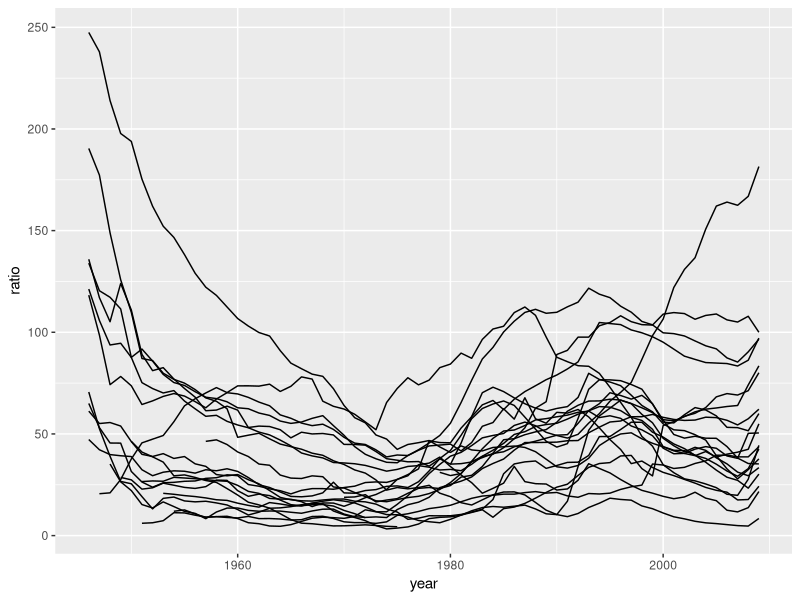
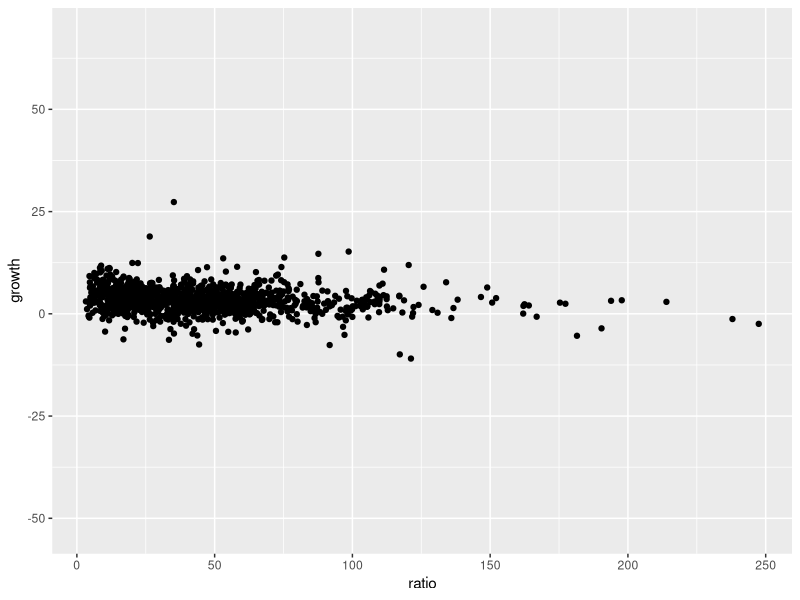
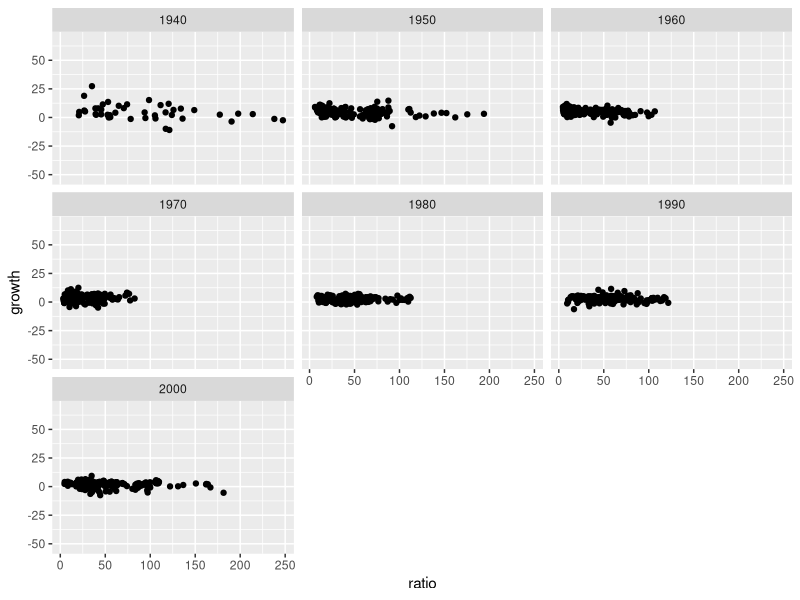
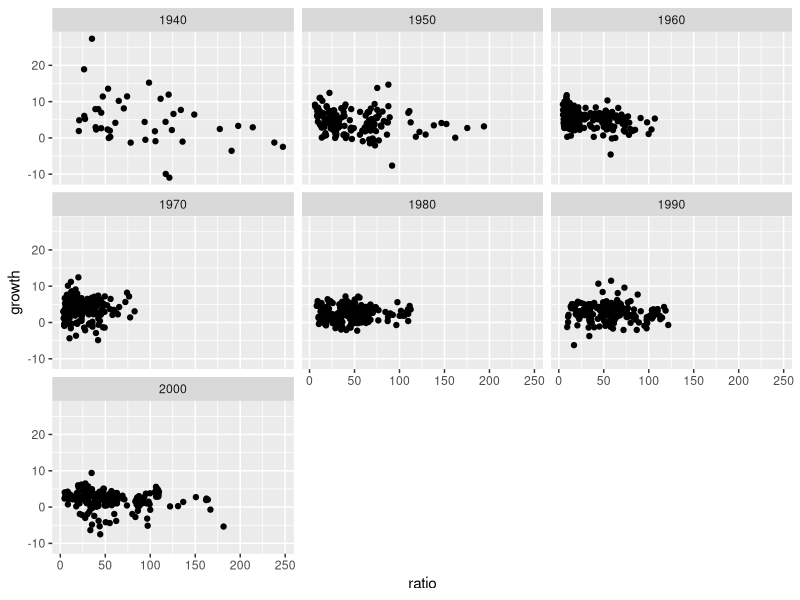
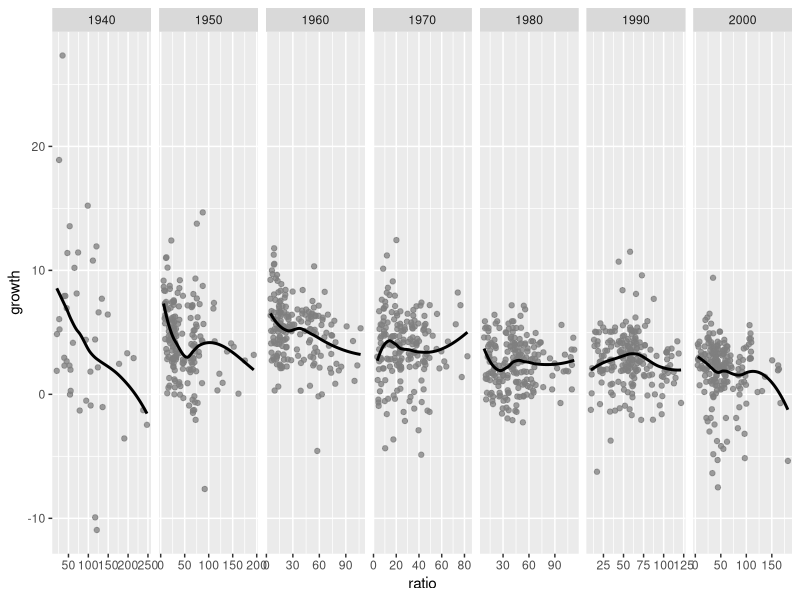
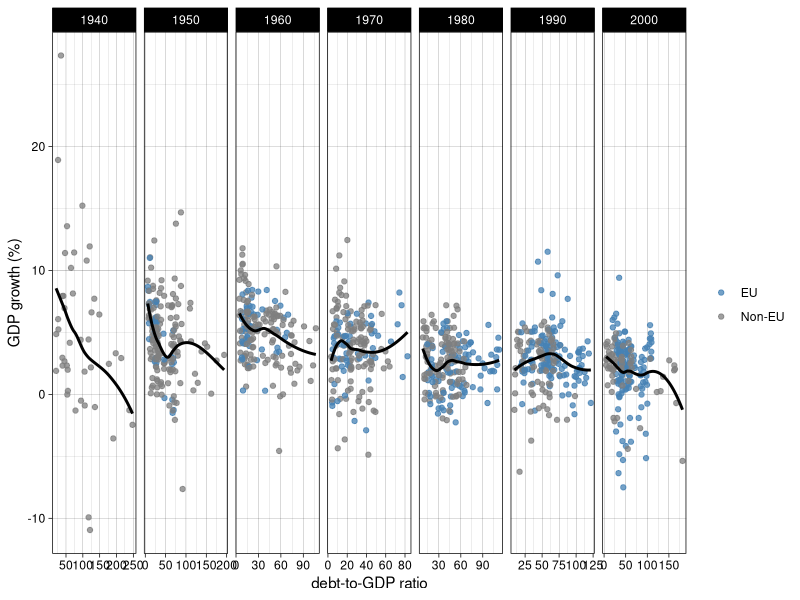
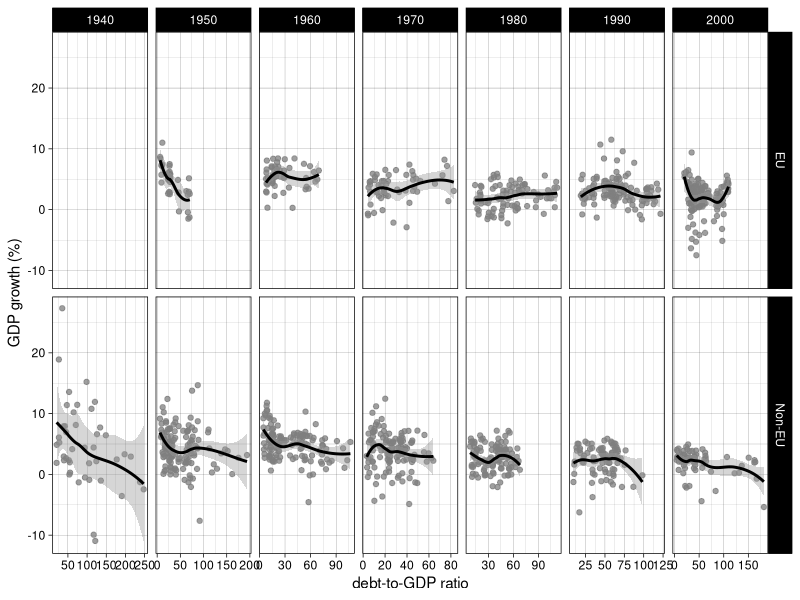

These figures' R source, in order:
# ------------------------------------------------------------------------------
# Reinhart and Rogoff, 'Growth in a time of debt' exercise
#
# A simple example to show how to merge (join) datasets, along with some basic
# data cleaning/preparation steps leading to some descriptive plots.
# ------------------------------------------------------------------------------

library(tidyverse)

# ------------------------------------------------------------------------------
# Step 1: import the two datasets
# ------------------------------------------------------------------------------

# read the 'growth' dataset
growth <- readr::read_csv("data/growth.csv")

# inspect the result
glimpse(growth)

# read the 'debt' dataset
debt <- readr::read_csv("data/debt.csv")

# inspect the result
glimpse(debt)

# ------------------------------------------------------------------------------
# Step 2: join them by country-year
# ------------------------------------------------------------------------------

# note that there are two identifying columns: `country` and `year`
full_join(growth, debt, by = c("country", "year"))

# if you forget the `year` one, chaos will ensue -- you will get two `year`
# columns that really should be only one
full_join(growth, debt, by = "country")

# if you forget the `country` one, chaos will ensue -- same problem as above,
# but with countries instead of years
full_join(growth, debt, by = "year")

# let's save the (correctly) merged dataset
rr <- full_join(growth, debt, by = c("country", "year"))

# ------------------------------------------------------------------------------
# Step 3: explore the data
# ------------------------------------------------------------------------------

# right now, what you have in your dataset are two time series -- here's the
# one for debt-to-GDP ratio:
ggplot(rr, aes(x = year, y = ratio, group = country)) +
  geom_line()

# however, the relationship we are interested in is how this ratio relates to
# the other series, economic growth, so we should be looking at both series
# together:
ggplot(rr, aes(x = ratio, y = growth, group = country)) +
  geom_point()

# visualizing all data points together is inefficient, so let's break it down
# by decade by adding this to the data:
rr$decade <- 10 * rr$year %/% 10

# this allows to break down the plot into small multiples (facets)
ggplot(rr, aes(x = ratio, y = growth, group = country)) +
  geom_point() +
  facet_wrap(~ decade)

# we're getting somewhere, but if you inspect the data, you will find missing
# values -- which can be excluded by using the `tidyr::drop_na` function, which
# will exclude all rows that hold any missing values (more on that later):
ggplot(tidyr::drop_na(rr), aes(x = ratio, y = growth, group = country)) +
  geom_point() +
  facet_wrap(~ decade)

# let's reformulate the two steps above (creating decades and excluding rows
# with missing values) into a 'chain' of functions that does the same thing:
rr <- rr %>% 
  mutate(decade = 10 * year %/% 10) %>% 
  tidyr::drop_na(growth, ratio)

# the reformulation is syntactically more compact, and also more careful than
# what we did earlier, as we specify which variables should be used by the
# `drop_na` function to remove missing values: this makes sure that no other
# variable present in the dataset gets accidentally taken into account at that
# step, which could have led to excessive data loss
#
# another way to write that step safely is to use `filter`:
#
# filter(!is.na(growth), !is.na(ratio))

# ------------------------------------------------------------------------------
# Step 4: highlight EU member states
# ------------------------------------------------------------------------------

# we're getting where we want to be...
ggplot(rr, aes(ratio, growth)) +
  geom_point(color = "grey50", alpha = 3/4) +
  geom_smooth(color = "black", se = FALSE) +
  facet_wrap(~ decade, nrow = 1, scales = "free_x")

# ... but let's go an extra step and highlight EU member states, using a third
# dataset that actually comes in TSV, not CSV format:
eu <- readr::read_tsv("data/eu-membership.tsv")
eu

# this dataset contains only EU countries, so this time, we use `left_join` in
# order to preserve the rows with non-EU countries in our primary dataset:
left_join(rr, eu, by = "country")

# see the results for e.g. Belgium:
left_join(rr, eu, by = "country") %>% 
  filter(country == "Belgium")

# since EU membership has a start date (accession), let's create a variable to
# identify the rows where the country has joined the EU:
left_join(rr, eu, by = "country") %>% 
  filter(country == "Belgium") %>% 
  mutate(joined_eu = !is.na(accession) & year >= accession)

# perfect -- that's what we need, so let's save it
rr <- left_join(rr, eu, by = "country") %>% 
  mutate(
    # mark EU membership as TRUE or FALSE
    joined_eu = !is.na(accession) & year >= accession,
    # replace `TRUE` with "EU", `FALSE` with "Non-EU"
    joined_eu = if_else(joined_eu, "EU", "Non-EU")
  )

# ------------------------------------------------------------------------------
# Step 5: visualize
# ------------------------------------------------------------------------------

# ... and here's the plot with EU member states highlighted
ggplot(rr, aes(ratio, growth)) +
  geom_point(aes(color = joined_eu), alpha = 3/4) +
  geom_smooth(color = "black", se = FALSE) +
  facet_wrap(~ decade, nrow = 1, scales = "free_x") +
  scale_color_manual("", values = c("EU" = "steelblue", "Non-EU" = "grey50")) +
  theme_linedraw() +
  labs(y = "GDP growth (%)", x = "debt-to-GDP ratio")

# ... and a variation that splits the data by EU membership
ggplot(rr, aes(ratio, growth)) +
  geom_point(color = "grey50", alpha = 3/4) +
  geom_smooth(color = "black", se = TRUE) +
  facet_grid(joined_eu ~ decade, scales = "free_x") +
  theme_linedraw() +
  labs(y = "GDP growth (%)", x = "debt-to-GDP ratio")

# have a nice day
